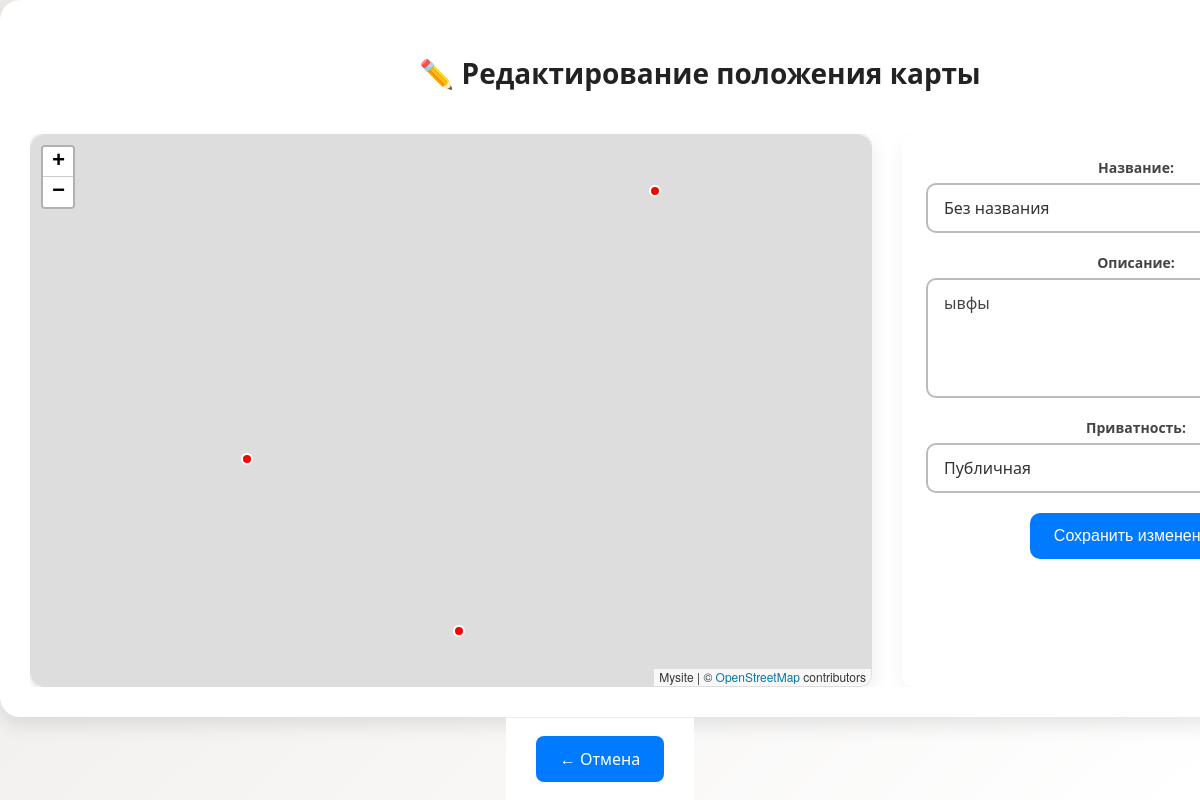
/maps/1/edit/ (signed in), run on the app's committed database.
### myapp/models.py (models this page shows, shortened)
class MapImage(models.Model):
    PROPERTY_CHOICES = [
        ('private', 'Личная'),
        ('public', 'Публичная'),
    ]
    author = models.ForeignKey(User, on_delete=models.CASCADE)
    visibility = models.CharField(
        max_length=10,
        choices=PROPERTY_CHOICES,
        default='private',
        verbose_name="Приватность"
    )
    title = models.CharField(max_length=255, default='Без названия', verbose_name="Название карты")
    description = models.TextField( blank=True, verbose_name="Описание")
    image = models.ImageField(upload_to='maps/', verbose_name="Файл карты")
    nw_lat = models.FloatField()  # Северо-западная широта
    nw_lng = models.FloatField()  # Северо-западная долгота
    ne_lat = models.FloatField()  # Северо-восточная широта
    ne_lng = models.FloatField()  # Северо-восточная долгота
    sw_lat = models.FloatField()  # Юго-западная широта
    sw_lng = models.FloatField()  # Юго-западная долгота
    class Meta:
        verbose_name = "Image Map"
        verbose_name_plural = "Image Maps"

### myapp/views.py (the view)
# urls.py: path('maps/<int:map_id>/edit/', views.edit_map, name='edit_map'),
@login_required
def edit_map(request, map_id):
    map_obj = get_object_or_404(MapImage, pk=map_id)
    if map_obj.author != request.user:
        return redirect('main')  # Или 403 Forbidden
    if request.method == 'POST':
        form = MapEditForm(request.POST, request.FILES, instance=map_obj)
        if form.is_valid():
            edited_map = form.save(commit=False)
            edited_map.nw_lat = request.POST.get('nw_lat', edited_map.nw_lat)
            edited_map.nw_lng = request.POST.get('nw_lng', edited_map.nw_lng)
            edited_map.ne_lat = request.POST.get('ne_lat', edited_map.ne_lat)
            edited_map.ne_lng = request.POST.get('ne_lng', edited_map.ne_lng)
            edited_map.sw_lat = request.POST.get('sw_lat', edited_map.sw_lat)
            edited_map.sw_lng = request.POST.get('sw_lng', edited_map.sw_lng)
            edited_map.save()
            return redirect('map_detail', map_id=edited_map.id)
    else:
        form = MapEditForm(instance=map_obj)
    return render(request, 'edit_map.html', {'form': form, 'map': map_obj})

### myapp/forms.py
class MapEditForm(forms.ModelForm):
    title = forms.CharField(
        label='Название',
        widget=forms.TextInput(attrs={
            'class': 'custom-input',
            'placeholder': 'Введите название карты',
            'autocomplete': 'off',
        })
    )
    description = forms.CharField(
        label='Описание',
        required=False,
        widget=forms.Textarea(attrs={
            'class': 'custom-textarea',
            'placeholder': 'Введите описание карты',
            'rows': 4,
            'style': 'resize: vertical;',
        })
    )
    visibility = forms.ChoiceField(
        label='Приватность',
        choices=[
            ('public', 'Публичная'),
            ('private', 'Приватная'),
        ],
        widget=forms.Select(attrs={
            'class': 'custom-select',
        })
    )
    class Meta:
        model = MapImage
        fields = ['title', 'description', 'visibility']

### templates/edit_map.html (shortened to what this page needs)
<!DOCTYPE html>
<html lang="ru">
<head>
  {% load static %}
  <link rel="stylesheet" href="https://unpkg.com/leaflet/dist/leaflet.css" />
  <link rel="stylesheet" href="{% static 'static/main.css' %}">
</head>
<body>
  <div class="container">
    <h1>✏️ Редактирование положения карты</h1>
    <div class="map-container">
      <div class="map-wrapper">
        <div id="map"></div>
      </div>
      <div class="sidebar">
        <form method="post" id="mapForm">
          {{ form.as_p }}
          <div class="action-buttons">
            <button type="submit">Сохранить изменения</button>
          </div>
        </form>
      </div>
    </div>
  </div>
  <div class="footer-buttons">
    <a href="{% url 'map_detail' map.id %}">← Отмена</a>
  </div>
</body>
</html>

### static/css/main.css (style rules this page uses)
body { background: linear-gradient(135deg, #ece9e6, #ffffff); font-family: 'Segoe UI', Tahoma, sans-serif; display: flex; justify-content: center; align-items: center; height: 100vh; margin: 0; }
.container { width: 950px; text-align: center; padding: 40px; background-color: white; border-radius: 20px; box-shadow: 0 8px 20px rgba(0,0,0,0.1); }
h1 { font-size: 2em; margin-bottom: 30px; color: #333; word-break: break-word; }

### templates/edit_map.html (style rules this page uses)
* { box-sizing: border-box; }
html, body { margin: 0; padding: 0; height: 100%; font-family: 'Segoe UI', Tahoma, Geneva, Verdana, sans-serif; background-color: #f5f7fa; color: #333; overflow: hidden; display: flex; flex-direction: column; min-height: 100vh; }
h1 { margin: 0; font-size: 28px; font-weight: 700; text-align: center; padding: 24px 0 12px; color: #222; }
.container { flex: 1; width: 1400px; margin: 0 auto; padding: 30px; display: flex; flex-direction: column; gap: 30px; overflow: hidden; }
.map-container { flex: 1; display: flex; gap: 30px; min-height: 0; overflow: hidden; }
.map-wrapper { flex: 2; border-radius: 12px; box-shadow: 0 6px 20px rgba(0,0,0,0.08); border: 1px solid #ddd; overflow: hidden; min-height: 400px; }
#map { width: 100%; height: 100%; border-radius: 12px; }
.sidebar { flex: 1; display: flex; flex-direction: column; min-height: 0; background: white; border-radius: 12px; box-shadow: 0 6px 20px rgba(0,0,0,0.05); padding: 24px; overflow-y: auto; }
form p { margin: 0 0 20px 0; display: flex; flex-direction: column; }
form p label { font-weight: 600; font-size: 14px; color: #444; margin-bottom: 6px; }
input[type="text"], textarea, select { padding: 12px 16px; font-size: 16px; border: 2px solid #bbb; border-radius: 10px; font-family: inherit; color: #333; background-color: #fff; box-sizing: border-box; transition: border-color 0.3s ease, box-shadow 0.3s ease; }
textarea { min-height: 120px; max-height: 120px; resize: none; line-height: 1.4; color: #444; }
select { appearance: none; -webkit-appearance: none; -moz-appearance: none; background-repeat: no-repeat; background-position: right 16px center; background-size: 16px 16px; cursor: pointer; padding-right: 44px; }
form button { padding: 14px 24px; font-size: 16px; border-radius: 10px; border: none; background-color: #007BFF; color: white; cursor: pointer; max-width: 240px; transition: background-color 0.3s ease; align-self: flex-start; margin-top: 10px; }
.action-buttons { display: flex; gap: 16px; margin-top: 20px; align-items: center; }
.footer-buttons { text-align: center; padding: 30px; background: #fff; border-top: 1px solid #eee; }
.footer-buttons a { padding: 12px 24px; background: #007BFF; color: white; text-decoration: none; border-radius: 8px; font-size: 16px; transition: background 0.2s ease; }
form button { width: auto; max-width: 240px; display: block; margin: auto; background-color: #007BFF; color: white; border: none; cursor: pointer; transition: background-color 0.3s; }

### data on the page
MapImage: title "Без названия", description "ывфы", visibility "Публичная"
